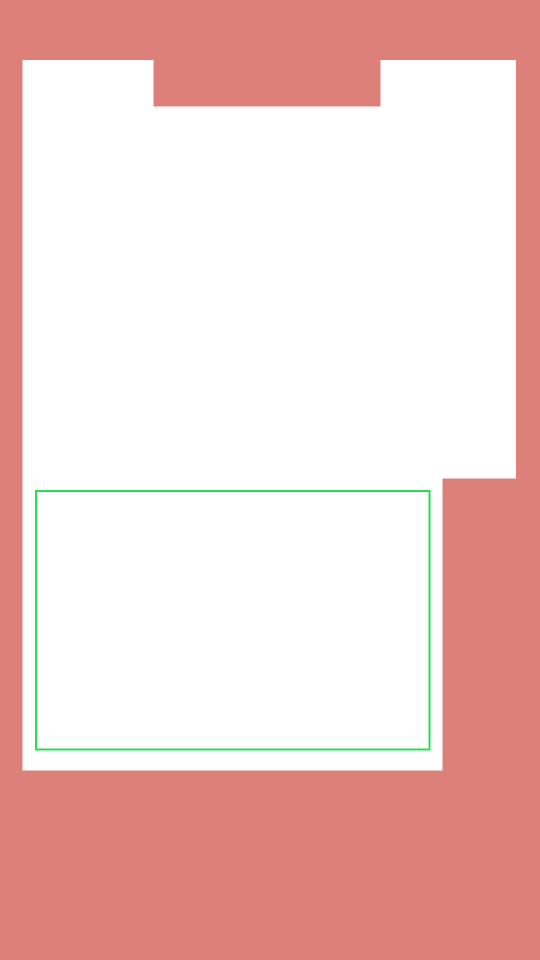
#> input picture stickblend/assets/safezone_tiktok.png, 1080 x 1920 px (shown at 1/2 size)
$ python safezone_check.py ../assets/safezone_tiktok.png
#> lines starting #> are read from the running program, lines starting #| are printed output that depends on the picture; after the words box and inside, x2 and y2 are one past the last pixel; in counts of white or black regions, pixels touching at a corner belong together
"""Safe-Zone-Pruefung: legt die Maske ueber Einzelbilder eines fertigen Shorts.
  python stickblend/tools/safezone_check.py <video.mp4> [--step 2] [--out sheet.png]
Rot = dort darf kein Text/wichtiges Detail liegen (Plattform-UI). Gruen = Untertitel-Box.
Zusaetzlich: automatische Warnung, wenn helle Untertitel-Pixel (reines Weiss mit schwarzer Kontur) im roten Bereich liegen."""
import sys, subprocess, json, pathlib, tempfile
import numpy as np
from PIL import Image, ImageDraw
A = pathlib.Path(__file__).resolve().parents[1] / "assets"
args = sys.argv[1:]; vid = args[0]
step = float(args[args.index("--step") + 1]) if "--step" in args else 2.0
out = args[args.index("--out") + 1] if "--out" in args else str(pathlib.Path(vid).with_name("safezone_sheet.png"))
SZ = json.load(open(A / "safezone.json")); mask = Image.open(A / "safezone_tiktok.png")
#> (reads stickblend/assets/safezone.json from the repository)
#> further down, mask is the input picture: PIL image 1080x1920 RGBA; mean R, G, B, A 77.3, 16.5, 12, 59.1
red = np.array(mask)[:, :, 3] > 0
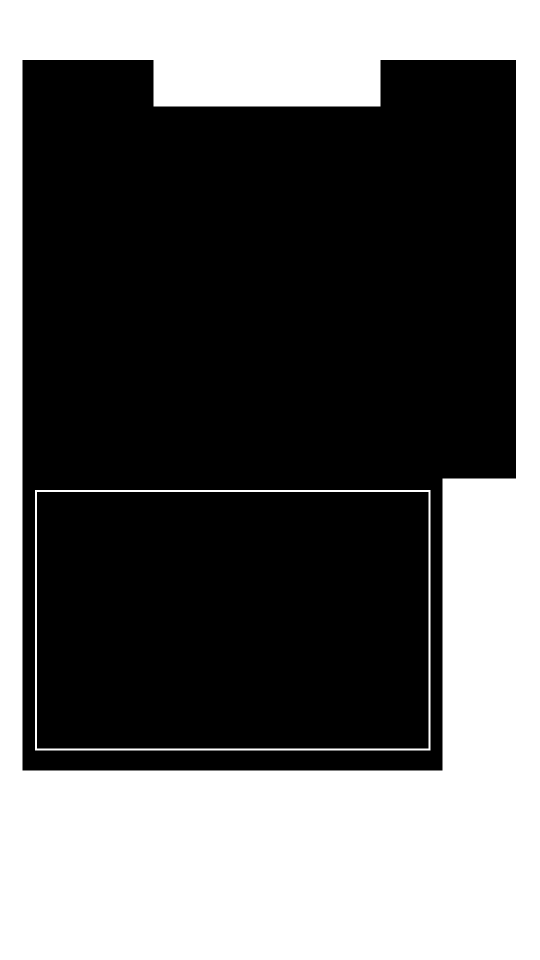
#> red: shape (1920, 1080) bool (shown at 1/2 size); 39% white; 2 white regions, box (x1, y1, x2, y2) and area: (0, 0, 1080, 1920) 799143, (70, 980, 861, 1501) 10432
#> (the run stopped early here; a loop or call above may not have finished)
